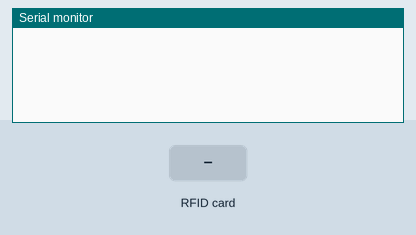
Recording of a sketch running on a simulated Arduino Uno, built with avr-gcc and run on an emulated ATmega328P. Parts: the last lines printed to the serial monitor. The test bench sets the inputs (shaded band).

Above: at 1.3 s.
1.4 s: RFID card A5 9D 71 3A held to the reader
At 2.5 s:
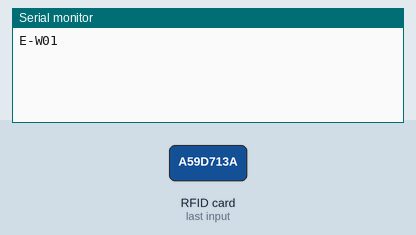
2.9 s: RFID card 34 DE A0 BB held to the reader
At 3.8 s:
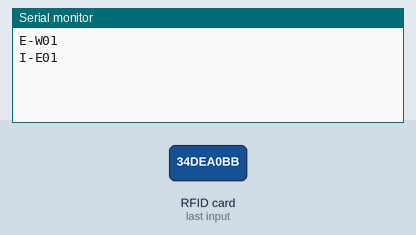
4.4 s: RFID card 73 A4 AD 85 held to the reader
At 5.2 s:
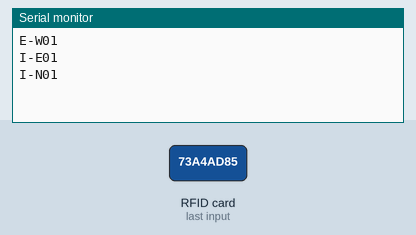
5.9 s: RFID card A5 9D 71 3A held to the reader
At 6.6 s:
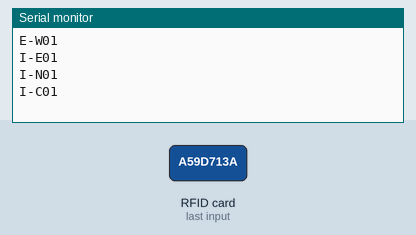
7.4 s: RFID card 73 A4 AD 85 held to the reader
At 8.2 s:
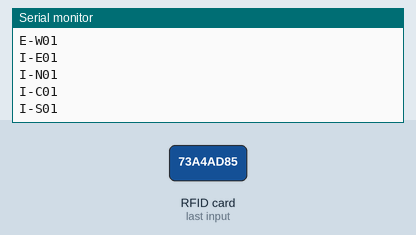
8.9 s: RFID card 34 DE A0 BB held to the reader
At 9.6 s:
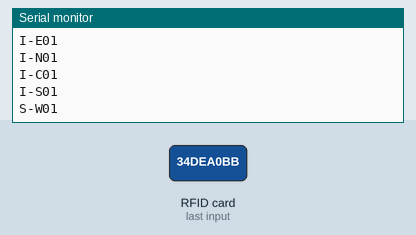

The sketch:

Arduino2.ino
```cpp
#include <SPI.h>
#include <MFRC522.h>

#define SS_PIN_1 8
#define RST_PIN_1 7
#define SS_PIN_2 10
#define RST_PIN_2 9

MFRC522 mfrc522_1(SS_PIN_1, RST_PIN_1);
MFRC522 mfrc522_2(SS_PIN_2, RST_PIN_2);

String getUIDString(MFRC522 &mfrc522) {
  String uidString = "";
  for (byte i = 0; i < mfrc522.uid.size; i++) {
    if (mfrc522.uid.uidByte[i] < 0x10) {
      uidString += "0";
    }
    uidString += String(mfrc522.uid.uidByte[i], HEX);
  }
  return uidString;
}

void setup() {
  Serial.begin(9600);
  SPI.begin();
    mfrc522_1.PCD_Init();
  mfrc522_2.PCD_Init();
}

void loop() {
  if (mfrc522_1.PICC_IsNewCardPresent()) {
    if (mfrc522_1.PICC_ReadCardSerial()) {
      String uidString1 = getUIDString(mfrc522_1);
      if (uidString1.equals("a59d713a")) {
        Serial.println("E-W01");
      }
      if (uidString1.equals("34dea0bb")) {
        Serial.println("S-W01");
      }
      if (uidString1.equals("73a4ad85")) {
        Serial.println("I-N01");
      }
      mfrc522_1.PICC_HaltA();
    }
  }
  if (mfrc522_2.PICC_IsNewCardPresent()) {
    if (mfrc522_2.PICC_ReadCardSerial()) {
      String uidString2 = getUIDString(mfrc522_2);
      if (uidString2.equals("a59d713a")) {
        Serial.println("I-C01");
      }
      if (uidString2.equals("34dea0bb")) {
        Serial.println("I-E01");
      }
      if (uidString2.equals("73a4ad85")) {
        Serial.println("I-S01");
      }
      mfrc522_2.PICC_HaltA();
    }
  }
}
```

Measured:
- after the input at 1.4 s, the serial monitor: prints a new line at once (image 1)
- after the input at 2.9 s, the serial monitor: prints a new line at once (image 2)
- after the input at 4.4 s, the serial monitor: prints a new line at once (image 3)
- after the input at 5.9 s, the serial monitor: prints a new line at once (image 4)
- after the input at 7.4 s, the serial monitor: prints a new line at once (image 5)
- after the input at 8.9 s, the serial monitor: prints a new line at once (image 6)
